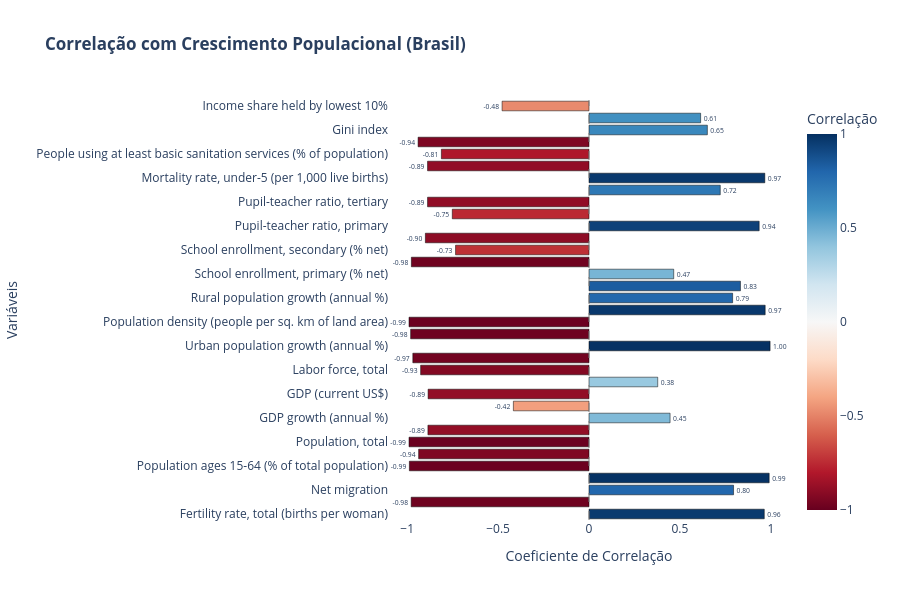

The notebook cell saved with this chart:
### Code cell
import plotly.express as px

# Preparar os dados
df_plot = corr_target.reset_index()
df_plot.columns = ['Variável', 'Correlação']
df_plot['Correlação'] = df_plot['Correlação'].round(3)
df_plot['Cor_abs'] = df_plot['Correlação'].abs()
df_plot['Tipo'] = df_plot['Correlação'].apply(lambda x: 'Positiva' if x > 0 else 'Negativa')

# Criar gráfico
fig = px.bar(df_plot, 
             x='Correlação', 
             y='Variável',
             color='Correlação',
             color_continuous_scale='RdBu',
             range_color=[-1, 1],
             title='<b>Correlação com Crescimento Populacional (Brasil)</b>',
             text='Correlação',
             hover_data={'Cor_abs': False, 'Tipo': True},
             height=600)

# Ajustes estéticos
fig.update_traces(texttemplate='%{text:.2f}', 
                 textposition='outside',
                 marker_line_color='black',
                 marker_line_width=0.5)
fig.update_layout(plot_bgcolor='white',
                 xaxis_range=[-1.1,1.1],
                 xaxis_title='Coeficiente de Correlação',
                 yaxis_title='Variáveis',
                 coloraxis_colorbar_title='Correlação')
fig.add_vline(x=0, line_width=1, line_dash="dash", line_color="grey")

fig.show()

### Figure 1 — Plotly figure (JSON) as saved in the notebook; plotly's stock layout.template omitted (floating-point values rounded to 4 significant figures)
{"data": [{"alignmentgroup": "True", "customdata": [[0.964, "Positiva"], [0.978, "Negativa"], [0.795, "Positiva"], [0.991, "Positiva"], [0.988, "Negativa"], [0.937, "Negativa"], [0.99, "Negativa"], [0.886, "Negativa"], [0.446, "Positiva"], [0.416, "Negativa"], [0.885, "Negativa"], [0.378, "Positiva"], [0.926, "Negativa"], [0.969, "Negativa"], [0.996, "Positiva"], [0.981, "Negativa"], [0.99, "Negativa"], [0.969, "Positiva"], [0.79, "Positiva"], [0.833, "Positiva"], [0.466, "Positiva"], [0.977, "Negativa"], [0.734, "Negativa"], [0.9, "Negativa"], [0.936, "Positiva"], [0.752, "Negativa"], [0.888, "Negativa"], [0.722, "Positiva"], [0.967, "Positiva"], [0.888, "Negativa"], [0.812, "Negativa"], [0.94, "Negativa"], [0.651, "Positiva"], [0.614, "Positiva"], [0.478, "Negativa"]], "hovertemplate": "Correlação=%{marker.color}<br>Variável=%{y}<br>Tipo=%{customdata[1]}<extra></extra>", "legendgroup": "", "marker": {"color": [0.964, -0.978, 0.795, 0.991, -0.988, -0.937, -0.99, -0.886, 0.446, -0.416, -0.885, 0.378, -0.926, -0.969, 0.996, -0.981, -0.99, 0.969, 0.79, 0.833, 0.466, -0.977, -0.734, -0.9, 0.936, -0.752, -0.888, 0.722, 0.967, -0.888, -0.812, -0.94, 0.651, 0.614, -0.478], "coloraxis": "coloraxis", "line": {"color": "black", "width": 0.5}, "pattern": {"shape": ""}}, "name": "", "offsetgroup": "", "orientation": "h", "showlegend": false, "text": [0.964, -0.978, 0.795, 0.991, -0.988, -0.937, -0.99, -0.886, 0.446, -0.416, -0.885, 0.378, -0.926, -0.969, 0.996, -0.981, -0.99, 0.969, 0.79, 0.833, 0.466, -0.977, -0.734, -0.9, 0.936, -0.752, -0.888, 0.722, 0.967, -0.888, -0.812, -0.94, 0.651, 0.614, -0.478], "textposition": "outside", "texttemplate": "%{text:.2f}", "type": "bar", "x": [0.964, -0.978, 0.795, 0.991, -0.988, -0.937, -0.99, -0.886, 0.446, -0.416, -0.885, 0.378, -0.926, -0.969, 0.996, -0.981, -0.99, 0.969, 0.79, 0.833, 0.466, -0.977, -0.734, -0.9, 0.936, -0.752, -0.888, 0.722, 0.967, -0.888, -0.812, -0.94, 0.651, 0.614, -0.478], "xaxis": "x", "y": ["Fertility rate, total (births per woman)", "Life expectancy at birth, total (years)", "Net migration", "Population ages 0-14 (% of total population)", "Population ages 15-64 (% of total population)", "Population ages 65 and above (% of total population)", "Population, total", "GDP per capita (current US$)", "GDP growth (annual %)", "Domestic credit to private sector (% of GDP)", "GDP (current US$)", "Gross domestic savings (% of GDP)", "Labor force, total", "Urban population (% of total population)", "Urban population growth (annual %)", "Population in largest city", "Population density (people per sq. km of land area)", "Rural population (% of total population)", "Rural population growth (annual %)", "Population living in slums (% of urban population)", "School enrollment, primary (% net)", "Literacy rate, adult total (% of people ages 15 and above)", "School enrollment, secondary (% net)", "School enrollment, tertiary (% gross)", "Pupil-teacher ratio, primary", "Pupil-teacher ratio, secondary", "Pupil-teacher ratio, tertiary", "Total alcohol consumption per capita (liters of pure alcohol, projected estimates, 15+ years of age)", "Mortality rate, under-5 (per 1,000 live births)", "Prevalence of HIV, total (% of population ages 15-49)", "People using at least basic sanitation services (% of population)", "Access to electricity (% of population)", "Gini index", "Income share held by highest 10%", "Income share held by lowest 10%"], "yaxis": "y"}], "layout": {"barmode": "relative", "coloraxis": {"cmax": 1, "cmin": -1, "colorbar": {"title": {"text": "Correlação"}}, "colorscale": [[0, "rgb(103,0,31)"], [0.1, "rgb(178,24,43)"], [0.2, "rgb(214,96,77)"], [0.3, "rgb(244,165,130)"], [0.4, "rgb(253,219,199)"], [0.5, "rgb(247,247,247)"], [0.6, "rgb(209,229,240)"], [0.7, "rgb(146,197,222)"], [0.8, "rgb(67,147,195)"], [0.9, "rgb(33,102,172)"], [1, "rgb(5,48,97)"]]}, "height": 600, "legend": {"tracegroupgap": 0}, "plot_bgcolor": "white", "shapes": [{"line": {"color": "grey", "dash": "dash", "width": 1}, "type": "line", "x0": 0, "x1": 0, "xref": "x", "y0": 0, "y1": 1, "yref": "y domain"}], "title": {"text": "<b>Correlação com Crescimento Populacional (Brasil)</b>"}, "xaxis": {"anchor": "y", "domain": [0, 1], "range": [-1.1, 1.1], "title": {"text": "Coeficiente de Correlação"}}, "yaxis": {"anchor": "x", "domain": [0, 1], "title": {"text": "Variáveis"}}}}
